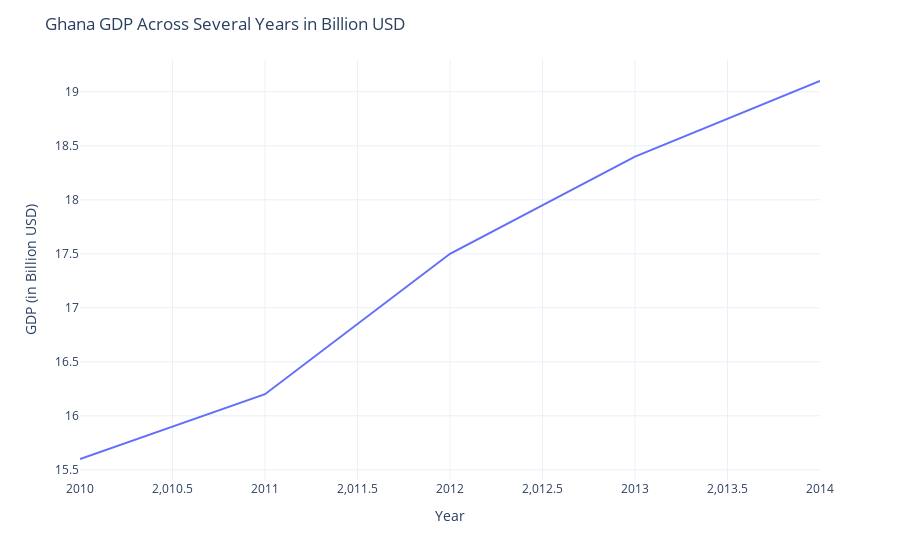

This figure's notebook cell:
### Code cell
import plotly.express as px
import seaborn as sns
import pandas as pd


# Create the line plot
fig1 = px.line(df, x="Year", y="GDP(in billion US$ nominal)") 

# Update the layout
fig1.update_layout(
    title="Ghana GDP Across Several Years in Billion USD",
    xaxis_title="Year",
    yaxis_title="GDP (in Billion USD)",
    template="plotly_white"
)

# Show the plot
fig1.show()

### Figure 1 — Plotly figure (JSON) as saved in the notebook; plotly's stock layout.template omitted (floating-point values rounded to 4 significant figures)
{"data": [{"hovertemplate": "Year=%{x}<br>GDP(in billion US$ nominal)=%{y}<extra></extra>", "legendgroup": "", "line": {"color": "#636efa", "dash": "solid"}, "marker": {"symbol": "circle"}, "mode": "lines", "name": "", "orientation": "v", "showlegend": false, "type": "scatter", "x": [2010, 2011, 2012, 2013, 2014], "xaxis": "x", "y": [15.6, 16.2, 17.5, 18.4, 19.1], "yaxis": "y"}], "layout": {"legend": {"tracegroupgap": 0}, "margin": {"t": 60}, "title": {"text": "Ghana GDP Across Several Years in Billion USD"}, "xaxis": {"anchor": "y", "domain": [0, 1], "title": {"text": "Year"}}, "yaxis": {"anchor": "x", "domain": [0, 1], "title": {"text": "GDP (in Billion USD)"}}}}
